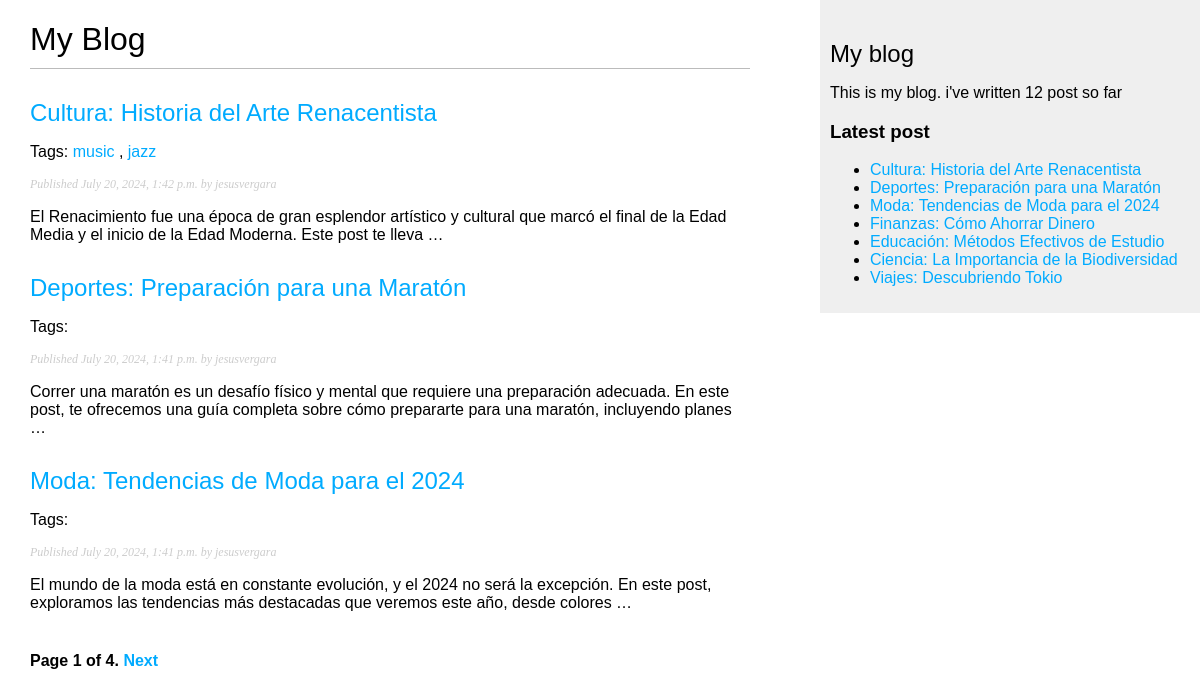
Screenshot of /blog/ with the database file from the repository.
### blog/models.py (models this page shows, shortened)
class Post(models.Model):
    class Status(models.TextChoices):
        DRAF = 'DF','Draft'
        PUBLISHED = 'PB', 'Published'
    title = models.CharField(max_length=250)
    slug = models.SlugField(max_length=250, unique_for_date='publish')
    author = models.ForeignKey(User,
                               on_delete=models.CASCADE,
                               related_name='blog_posts')
    body = models.TextField()
    publish = models.DateTimeField(default=timezone.now)
    created = models.DateTimeField(auto_now_add=True)
    updated = models.DateTimeField(auto_now=True)
    status = models.CharField(max_length=2,
                              choices=Status.choices,
                              default=Status.DRAF)
    tag = TaggableManager()
    objects = models.Manager() # The default manager.
    published = PublishedManager() # Our custom manager.
    class Meta:
        ordering = ['-publish']
        indexes = [
            models.Index(fields=['-publish']),
        ]
    def get_absolute_url(self):
        return reverse('blog:post_detail', args=[self.publish.year,
                                                 self.publish.month,
                                                 self.publish.day,
                                                 self.slug])

### blog/views.py (the view)
# urls.py: path('', views.post_list, name='post_list'),
def post_list(request, tag_slug=None):
    post_list = Post.published.all()
    tag=None
    if tag_slug:
        tag = get_object_or_404(Tag, slug=tag_slug)
        post_list = post_list.filter(tag__in=[tag])
    paginator = Paginator(post_list, 3)
    page_number = request.GET.get('page', 1)
    try:
        post = paginator.page(page_number)
    except EmptyPage:
        post = paginator.page(paginator.num_pages)
    except PageNotAnInteger:
        post = paginator.page(1)
    return render(request, 'blog/post/list.html', {'posts': post, 'tag': tag})

### blog/models.py (called while the page is built)
    def get_queryset(self):
        return super().get_queryset()\
            .filter(status=Post.Status.PUBLISHED)

### blog/templatetags/blog_tags.py (called while the page is built)
@register.simple_tag
def total_post():
    return Post.published.count()

@register.inclusion_tag('blog/post/latest_post.html')
def show_latest_post(count=5):
    latest_post = Post.published.order_by('-publish')[:count]
    return {'latest_post': latest_post}

@register.filter(name='markdown')
def markdown_format(text):
    return mark_safe(markdown.markdown(text))

### blog/templates/blog/post/list.html (shortened to what this page needs)
{% extends "blog/base.html" %}
{% load blog_tags %}
{% block content %}
<h1>My Blog</h1>
{% for post in posts %}
<h2>
    <a href="{{ post.get_absolute_url }}">
        {{ post.title }}
    </a>
</h2>
<p class="tags">Tags:
    {% for tag in post.tag.all %}
    <a href="{% url 'blog:post_list_by_tag' tag.slug %}">{{tag.name}}</a>
    {% if not forloop.last %}, {% endif %}
    {% endfor %}
</p>
<p class="date">
    Published {{ post.publish }} by {{ post.author }}
</p>
{{post.body|markdown|truncatewords_html:30}}
{% endfor %}
{% include "pagination.html" with page=posts %}
{% endblock %}

### blog/templates/blog/post/latest_post.html
<ul>
    {% for post in latest_post %}
    <li>
        <a href="{{ post.get_absolute_url }}">{{post.title}}</a>
    </li>
    {% endfor %}
</ul>

### blog/static/css/blog.css (style rules this page uses)
body { margin:0; padding:0; font-family:helvetica, sans-serif; }
a { color:#00abff; text-decoration:none; }
h1 { font-weight:normal; border-bottom:1px solid #bbb; padding:0 0 10px 0; }
h2 { font-weight:normal; margin:30px 0 0; }
p.date { color:#ccc; font-family: georgia, serif; font-size: 12px; font-style: italic; }

### rows the page displays
Post: title "Cultura: Historia del Arte Renacentista", publish "July 20, 2024, 1:42 p.m.", author "jesusvergara", body "El Renacimiento fue una época de gran esplendor artístico y cultural que marcó el final de la Edad Media y el inicio de la Edad Moderna. Este post te lleva …"
Tag: name "music"
Tag: name "jazz"
Post: title "Deportes: Preparación para una Maratón", publish "July 20, 2024, 1:41 p.m.", author "jesusvergara", body "Correr una maratón es un desafío físico y mental que requiere una preparación adecuada. En este post, te ofrecemos una guía completa sobre cómo prepararte para una maratón, incluyendo planes …"
Post: title "Moda: Tendencias de Moda para el 2024", publish "July 20, 2024, 1:41 p.m.", author "jesusvergara", body "El mundo de la moda está en constante evolución, y el 2024 no será la excepción. En este post, exploramos las tendencias más destacadas que veremos este año, desde colores …"
Post: title "Finanzas: Cómo Ahorrar Dinero"
Post: title "Educación: Métodos Efectivos de Estudio"
Post: title "Ciencia: La Importancia de la Biodiversidad"
Post: title "Viajes: Descubriendo Tokio"

### other values shown
{{ page.number }} "1"
{{ page.paginator.num_pages }} "4"
